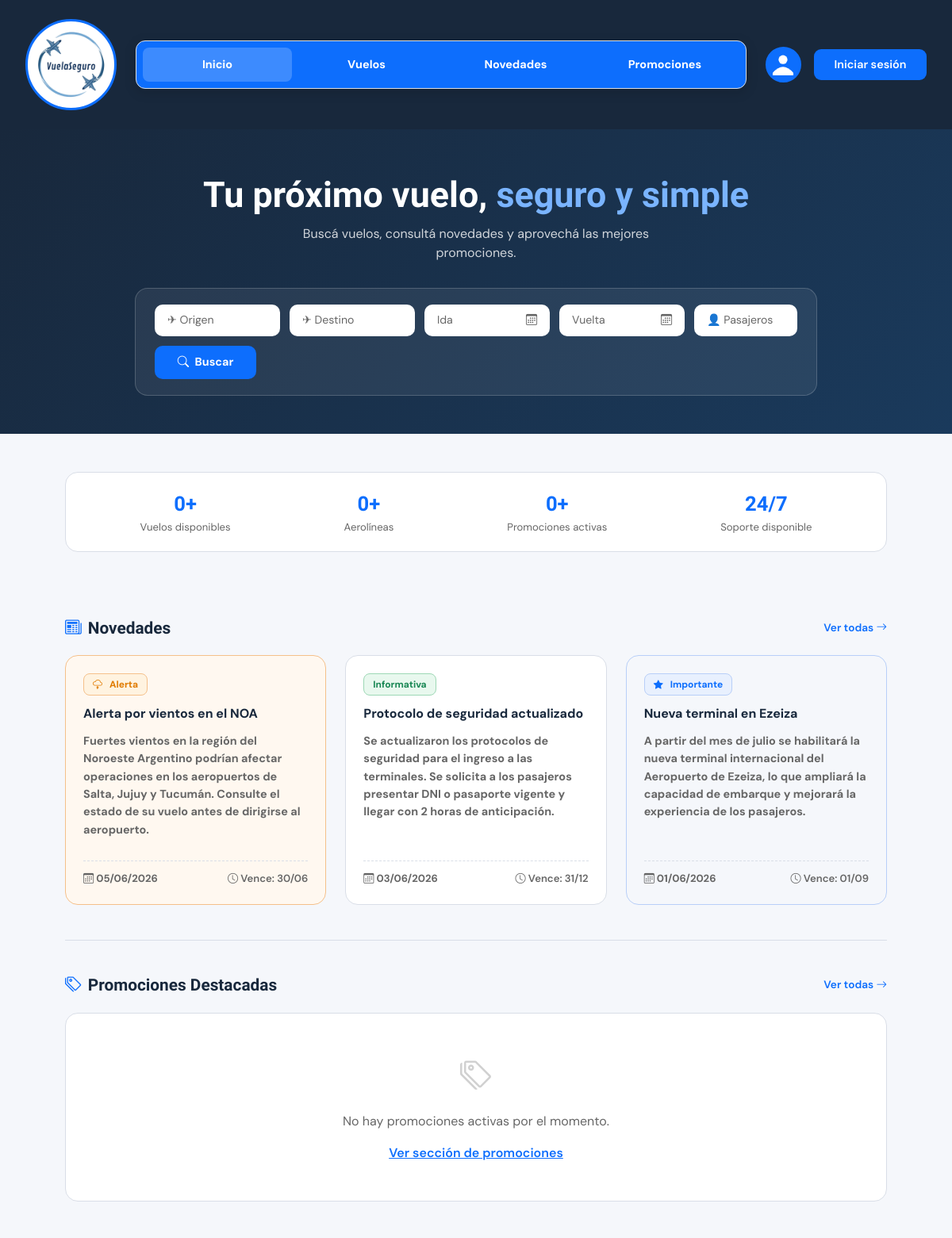
Before: /INDEX/index.php (upper part) with the older database file.
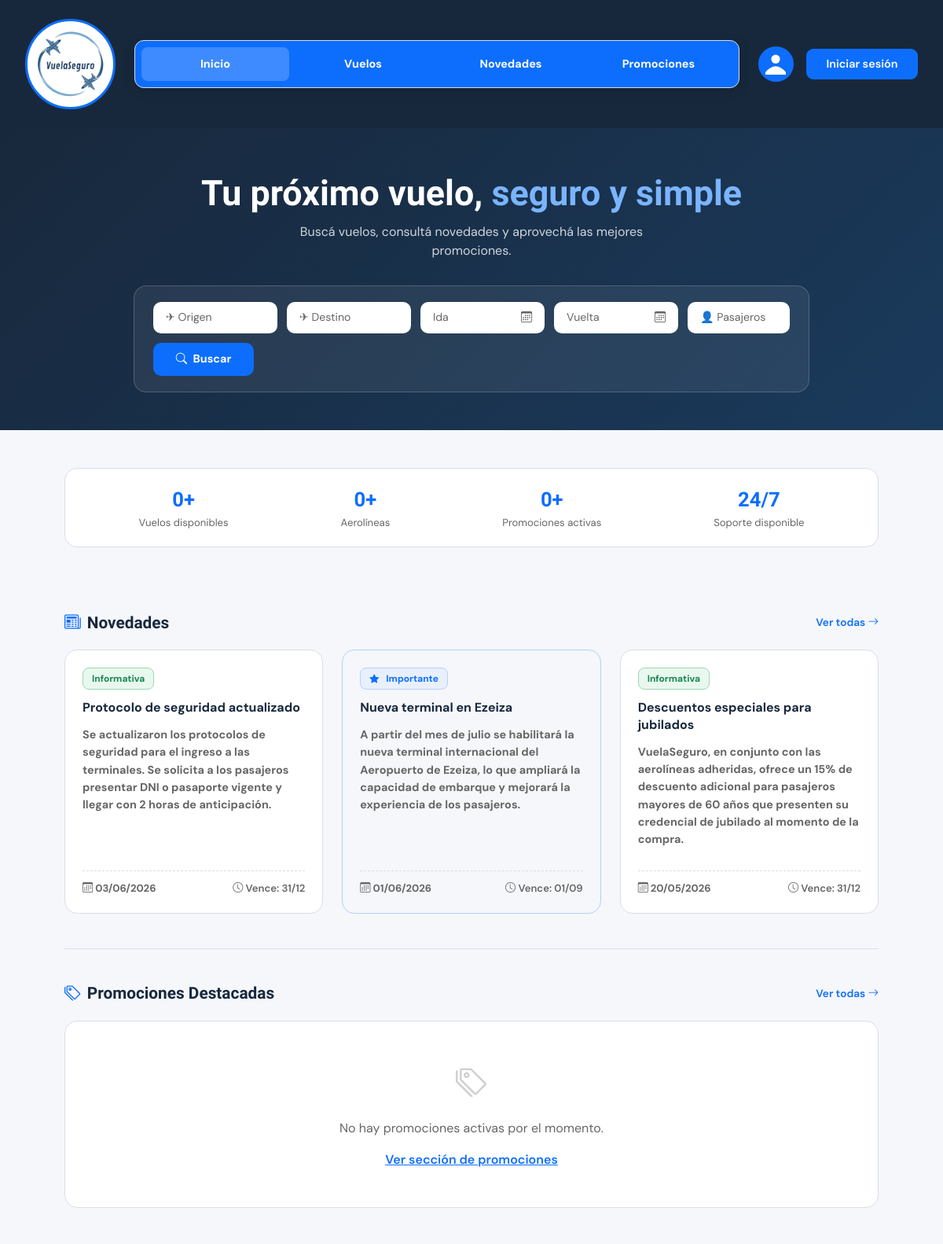
After: the same page with the newer database file.
### tables this page shows
CREATE TABLE `novedades` (
  `codNovedad` int(11) NOT NULL,
  `TituloNovedad` varchar(50) NOT NULL,
  `textoNovedad` text NOT NULL,
  `fechaPublicacionNovedad` date NOT NULL,
  `fechaExpiracionNovedad` date NOT NULL,
  `tipoNovedad` enum('Alerta','Importante','Informativa','') NOT NULL
);

### INDEX/index.php (the view, shortened to what the changed rows need)
<?php
$link = mysqli_connect('localhost', 'root', '', 'vuelaseguro');
mysqli_set_charset($link, 'utf8');
$resNovedades = mysqli_query($link,
    "SELECT * FROM novedades
     WHERE fechaExpiracionNovedad >= CURDATE()
     ORDER BY fechaPublicacionNovedad DESC
     LIMIT 3");
function badgeNovedad($tipo) {
    return match($tipo) {
        'Importante'  => '<span class="badge-nov badge-imp"><i class="bi bi-star-fill me-1"></i>Importante</span>',
        'Alerta'      => '<span class="badge-nov badge-alt"><i class="bi bi-cloud-lightning me-1"></i>Alerta</span>',
        'Informativa' => '<span class="badge-nov badge-info">Informativa</span>',
        default       => '<span class="badge-nov badge-info">' . htmlspecialchars($tipo) . '</span>',
    };
}
function claseNovedad($tipo) {
    return match($tipo) {
        'Importante' => 'destacada',
        'Alerta'     => 'alerta',
        default      => '',
    };
}
?>
<!DOCTYPE html>
<html lang="es">
<head>
  <link href="https://cdn.jsdelivr.net/npm/bootstrap@5.3.3/dist/css/bootstrap.min.css" rel="stylesheet"/>
  <link rel="stylesheet" href="https://cdn.jsdelivr.net/npm/bootstrap-icons@1.13.1/font/bootstrap-icons.min.css">
  <link href="estilos-globales.css" rel="stylesheet">
  <link href="estilos-novedades.css" rel="stylesheet">
  <link href="estilos-inicio.css" rel="stylesheet">
</head>
<body>
<section class="hero">
  <h1>Tu próximo vuelo, <span style="color:#7ab4ff;">seguro y simple</span></h1>
</section>
<main class="container py-5" style="max-width:1060px;">
  <section class="seccion-bloque">
    <div class="seccion-titulo">
      <h2><i class="bi bi-newspaper me-2" style="color:var(--azul);"></i>Novedades</h2>
    </div>
    <?php if (!$resNovedades || mysqli_num_rows($resNovedades) === 0): ?>
      <p style="color:var(--gris);">No hay novedades vigentes por el momento.</p>
    <?php else: ?>
      <div class="row row-cols-1 row-cols-md-3 g-4">
        <?php while ($nov = mysqli_fetch_assoc($resNovedades)): ?>
          <div class="col">
            <div class="novedad-card <?= claseNovedad($nov['tipoNovedad']) ?> h-100">
              <?= badgeNovedad($nov['tipoNovedad']) ?>
              <div class="nov-titulo-card"><?= htmlspecialchars($nov['TituloNovedad']) ?></div>
              <p class="nov-texto"><?= htmlspecialchars($nov['textoNovedad']) ?></p>
              <div class="nov-fecha">
                <span><i class="bi bi-calendar3"></i> <?= date('d/m/Y', strtotime($nov['fechaPublicacionNovedad'])) ?></span>
                <span class="nov-vence"><i class="bi bi-clock"></i> Vence: <?= date('d/m', strtotime($nov['fechaExpiracionNovedad'])) ?></span>
              </div>
            </div>
          </div>
        <?php endwhile; ?>
      </div>
    <?php endif; ?>
  </section>
  <section class="seccion-bloque">
    <div class="seccion-titulo">
      <h2><i class="bi bi-tags me-2" style="color:var(--azul);"></i>Promociones Destacadas</h2>
    </div>
  </section>
</main>
</body>
</html>

Changed rows visible on the page:
removed novedades: tipoNovedad "Alerta", TituloNovedad "Alerta por vientos en el NOA", textoNovedad "Fuertes vientos en la región del Noroeste Argentino podrían afectar operaciones en los aeropuertos de Salta, Jujuy y Tucumán. Consulte el estado de su vuelo antes de dirigirse al aeropuerto.", fechaPublicacionNovedad "05/06/2026", fechaExpiracionNovedad "30/06"
now on this page (row unchanged): novedades: tipoNovedad "Informativa", TituloNovedad "Descuentos especiales para jubilados", textoNovedad "VuelaSeguro, en conjunto con las aerolíneas adheridas, ofrece un 15% de descuento adicional para pasajeros mayores de 60 años que presenten su credencial de jubilado al momento de la compra.", fechaPublicacionNovedad "20/05/2026", fechaExpiracionNovedad "31/12"
